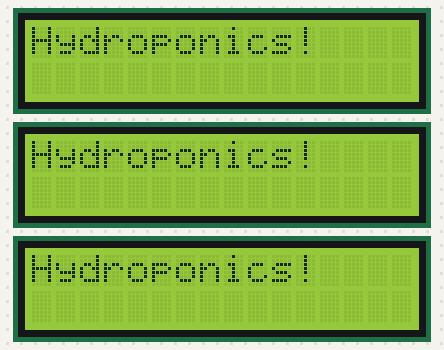
A sketch run on a simulated Arduino Uno, built with avr-gcc and run on an emulated ATmega328P. Shown: 3 × 16×2 character LCD. What the sketch prints to the serial monitor is not drawn.

Above: at 0.5 s.
At 1.5 s:
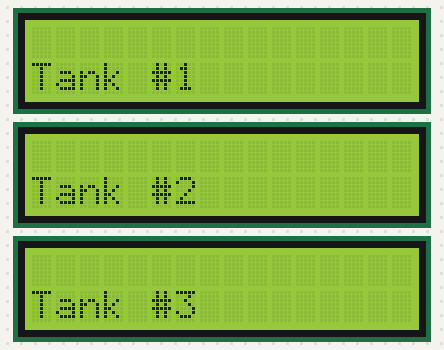

Measured:
- what the display in image 1 shows lasts 1.0 s, from 1.5 s to 2.5 s

The sketch:

Unit_5_LCD.ino
```cpp
#include <LiquidCrystal_I2C.h>
#include <Wire.h>

LiquidCrystal_I2C lcd[3] = {LiquidCrystal_I2C (0x27,16,2),
                            LiquidCrystal_I2C (0x26,16,2),
                            LiquidCrystal_I2C (0x25,16,2)};

int i;

void setup()
{
  Serial.begin(9600);

  for(i = 0; i < 3; i++)
  {
    lcd[i].begin(16,2);
    lcd[i].init();
    lcd[i].backlight();
    lcd[i].clear();
  }
}

void loop()
{
  for(i = 0; i < 3; i++)
  {
    lcd[i].clear();
    lcd[i].setCursor(0,0);
    lcd[i].print("Hydroponics!");
  }

  Serial.println("Print in 1st Row");
  delay(1000);

  for(i = 0; i < 3; i++)
  {
    lcd[i].clear();
    lcd[i].setCursor(0,1);
    lcd[i].print("Tank #");
    lcd[i].setCursor(6,1);
    lcd[i].print(i + 1);
  }

  Serial.println("Print in 2nd Row");
  delay(1000);
}
```
